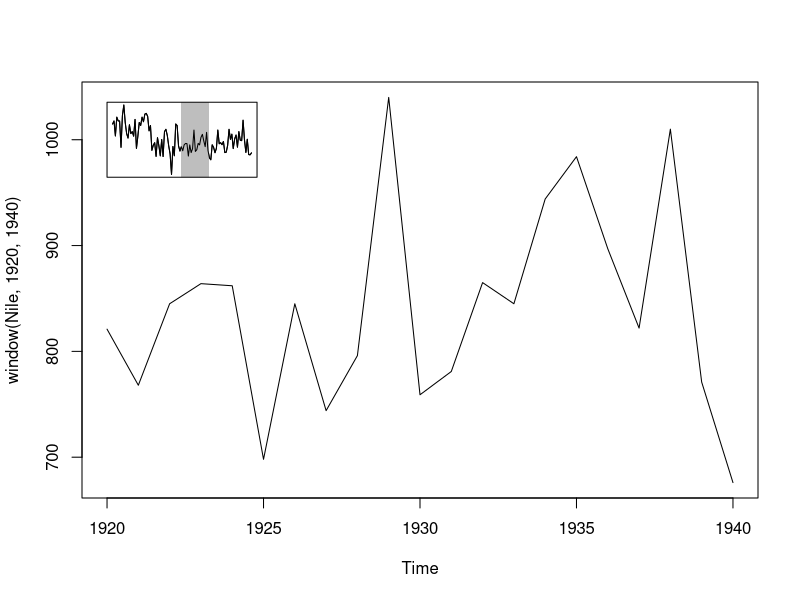

The R source for this figure:
library(TeachingDemos)



plot(window(Nile, 1920, 1940))
subplot({ plot(Nile, axes=FALSE, ann=FALSE)
          rect(1920, 0, 1940, 2000, border=NA, col="gray")
          box()
          lines(Nile) }, 
        x=1920, y=1000, size=c(1.5, .75), hadj=0)
